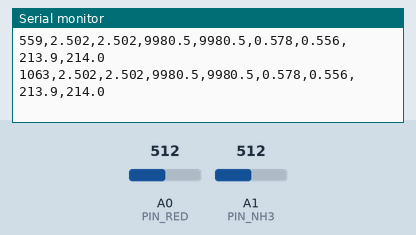
A sketch run on a simulated Arduino Uno, built with avr-gcc and run on an emulated ATmega328P. Shown: the last lines printed to the serial monitor. Inputs (shaded band) come from the test bench; at power-on: A0 (PIN_RED) = 512, A1 (PIN_NH3) = 512.

Above: at 1.3 s.
1.4 s: A0 (PIN_RED) set to 1015
At 2.0 s:
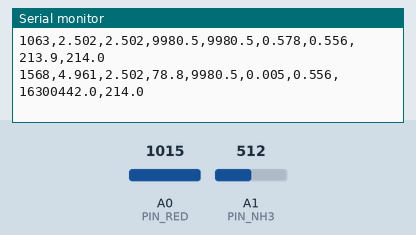
2.9 s: A0 (PIN_RED) set to 1023
At 3.4 s:
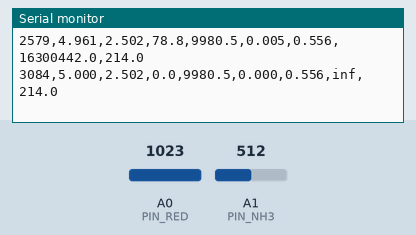
5.0 s: A1 (PIN_NH3) set to 1012
At 5.5 s:
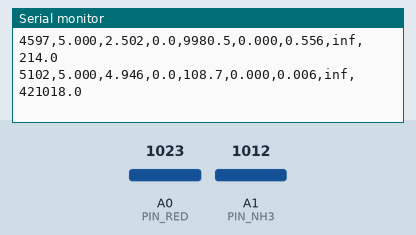
6.5 s: A1 (PIN_NH3) set to 1023
At 7.0 s:
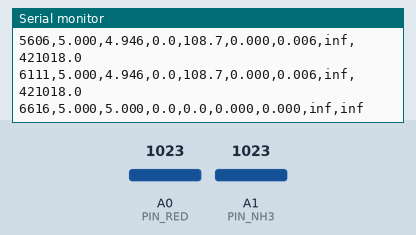

Measured:
- the behaviour switches between 1022 and 1023 on A0 (PIN_RED) (found by bisection; images 1 and 2)
- the behaviour switches between 1022 and 1023 on A1 (PIN_NH3) (found by bisection; images 3 and 4)
- after the input at 1.4 s, the serial monitor: prints a new line after 0.17 s (image 1)
- after the input at 2.9 s, the serial monitor: prints a new line after 0.19 s (image 2)
- after the input at 5.0 s, the serial monitor: prints a new line after 0.10 s (image 3)
- after the input at 6.5 s, the serial monitor: prints a new line after 0.12 s (image 4)

The sketch:

MICS6814_reader.ino
```cpp
/* MICS-6814 2채널(RED=CO, NH3) ppm 추정기
   - NO2 미사용
   - 로그–로그(거듭제곱) 근사, 구간별 2점으로 자동 a,b 도출
   - CSV 출력
   - Baud Rate: 9600
*/

struct PowLawSeg {
  float r1, c1;  // (Rs/Ro, ppm) 첫 점
  float r2, c2;  // (Rs/Ro, ppm) 둘째 점
  float a, b;    // log10(C)=a*log10(r)+b
  float rmin, rmax;
};

//////////////// USER SETTINGS ////////////////
const int PIN_RED = A0;    // CO 채널
const int PIN_NH3 = A1;    // NH3 채널

const float VREF    = 5.0;     // 보드 기준전압(UNO=5.0, 3.3V 보드면 3.3)
const float ADC_FS  = 1023.0;  // UNO/Nano 10bit
const float RL      = 10000.0; // 실제 로드저항(Ω)

const float RO_RED  = 17255.99137; // << RED/CO 채널 R0(Ω)
const float RO_NH3  = 17937.47004; // << NH3 채널 R0(Ω)

// 데이터시트 그래프에서 ‘두 점’씩 읽어 넣기(예시 숫자! 반드시 교체)
PowLawSeg CO_SEGS[] = {
  //  r1,  c1,    r2,    c2,  a,b(자동),    rmin, rmax
  { 1.0,  60,    0.5, 300,  0,0,          0.4,  1.5 }
};
PowLawSeg NH3_SEGS[] = {
  { 2.0,  25,    1.0,  80,  0,0,          0.8,  3.0 }
};
const int N_CO  = sizeof(CO_SEGS)/sizeof(CO_SEGS[0]);
const int N_NH3 = sizeof(NH3_SEGS)/sizeof(NH3_SEGS[0]);

// ===== 디버그: 원시 ADC 출력 토글 =====
#define DEBUG_RAW 0            // 1로 바꾸면 RAW_ADC_* 출력
const unsigned long DEBUG_RAW_PERIOD_MS = 200; // 디버그 출력 주기(느리게)

/////////////// HELPERS //////////////////
float adcToVolt(int adc){ return adc*(VREF/ADC_FS); }
float rsFromVout(float vout){
  if(vout<=0.001) vout=0.001;
  return RL*(VREF/vout - 1.0);
}
void deriveAB(PowLawSeg &s){
  float x1=log10(s.r1), x2=log10(s.r2);
  float y1=log10(s.c1), y2=log10(s.c2);
  s.a=(y2-y1)/(x2-x1); s.b=y1 - s.a*x1;
}
float estimatePPM(float ratio, PowLawSeg segs[], int n){
  PowLawSeg* seg=nullptr;
  for(int i=0;i<n;i++) if(ratio>=segs[i].rmin && ratio<segs[i].rmax){ seg=&segs[i]; break; }
  if(!seg){ // 범위 밖이면 가장 가까운 구간 선택
    float best=1e9;
    for(int i=0;i<n;i++){
      float d = (ratio<segs[i].rmin)?(segs[i].rmin-ratio):
                (ratio>segs[i].rmax)?(ratio-segs[i].rmax):0.0;
      if(d<best){ best=d; seg=&segs[i]; }
    }
  }
  float clog = seg->a*log10(ratio) + seg->b;
  float ppm  = pow(10.0,clog);
  return (ppm<0)?0:ppm;
}

void setup(){
  Serial.begin(9600);
  for(int i=0;i<N_CO;i++)  deriveAB(CO_SEGS[i]);
  for(int i=0;i<N_NH3;i++) deriveAB(NH3_SEGS[i]);
  Serial.println("time_ms,Vred,Vnh3,Rs_red,Rs_nh3,ratio_red,ratio_nh3,CO_ppm,NH3_ppm");
}

void loop(){
  unsigned long t=millis();

  // 1) ADC 읽기
  int a_red = analogRead(PIN_RED);
  int a_nh3 = analogRead(PIN_NH3);

  // 1-1) (옵션) 원시 ADC 디버그 출력: analogRead() "직후"
  #if DEBUG_RAW
    static unsigned long last_dbg=0;
    if (t - last_dbg >= DEBUG_RAW_PERIOD_MS) {
      last_dbg = t;
      Serial.print("RAW_ADC_RED="); Serial.print(a_red);
      Serial.print(", RAW_ADC_NH3="); Serial.println(a_nh3);
    }
  #endif

  // 2) 전압/저항/비율/PPM 계산
  float v_red   = adcToVolt(a_red);
  float v_nh3   = adcToVolt(a_nh3);
  float rs_red  = rsFromVout(v_red);
  float rs_nh3  = rsFromVout(v_nh3);
  float ratio_red  = rs_red/RO_RED;
  float ratio_nh3  = rs_nh3/RO_NH3;
  float co_ppm  = estimatePPM(ratio_red, CO_SEGS, N_CO);
  float nh3_ppm = estimatePPM(ratio_nh3, NH3_SEGS, N_NH3);

  // 3) CSV 출력(파이썬 파서는 이 줄만 읽게 설계)
  Serial.print(t); Serial.print(",");
  Serial.print(v_red,3);  Serial.print(",");
  Serial.print(v_nh3,3);  Serial.print(",");
  Serial.print(rs_red,1); Serial.print(",");
  Serial.print(rs_nh3,1); Serial.print(",");
  Serial.print(ratio_red,3); Serial.print(",");
  Serial.print(ratio_nh3,3); Serial.print(",");
  Serial.print(co_ppm,1);  Serial.print(",");
  Serial.println(nh3_ppm,1);

  delay(500);
}
```
